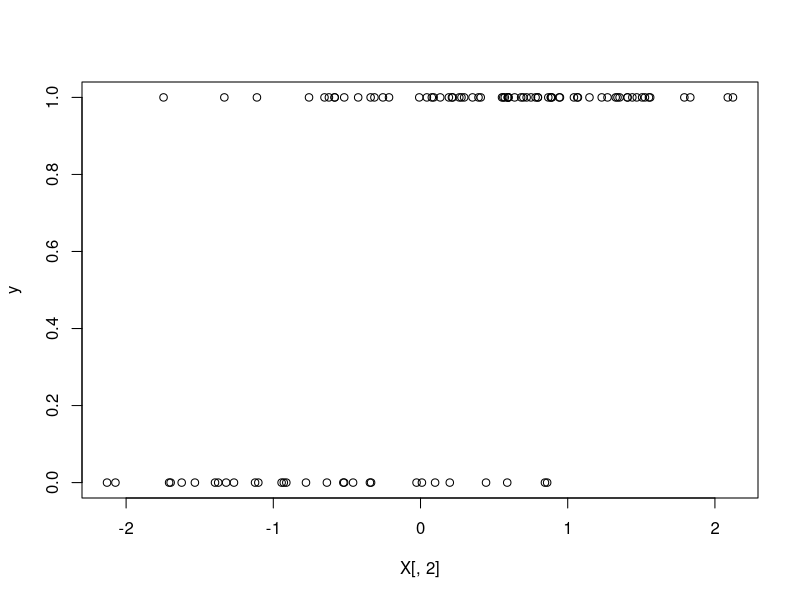
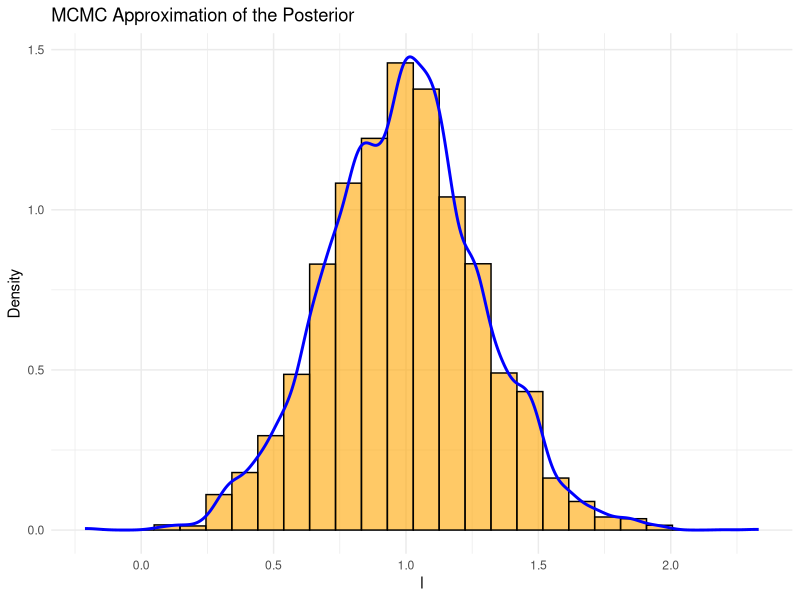
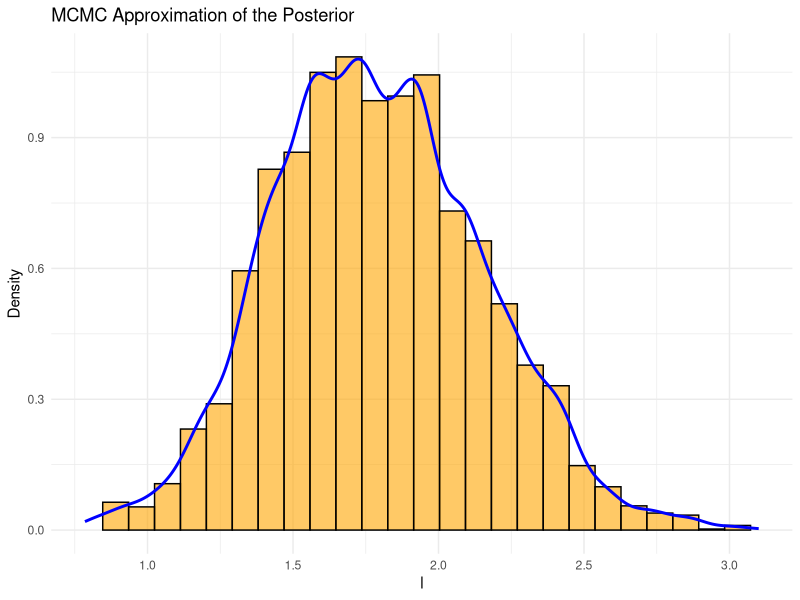

Source code (R) for these figures, in order: (Note: this script raises an error after producing the figures.)
## ---- chunk 1
n = 100 #number of observations
p = 1 #number of predictors

X <- cbind(1, matrix(rnorm(n * p), n, p))  # Design matrix with intercept (bias). nxp
beta <- c(1, 2)  # True coefficients. px1

z <- X %*% beta  # Linear predictor. %*% = matrix mult. nx1 dim
sig <- 1/(1+exp(-z)) #sigmoid (inv-logit) function, find probability in [0,1], predicted y

y = rbinom(n=n, size=1, prob=sig) #size=num trials=1 -> bernoulli response var

plot(X[,2],y)
## ---- chunk 2
#Proposal distro
proposal <- function(i, M, beta, a){
  distro = runif(M, beta[i-1,] - a, beta[i-1,] + a)
  return(distro)
}

# Log-likelihood function for logistic regression
logistic_ll <- function(beta, X, y) {
  z <- X %*% beta
  p <- 1 / (1 + exp(-z))
  loglike <- sum(y * log(p) + (1 - y) * log(1 - p))
  return(loglike)
}

# Log-prior of unknown parameter
log_prior <- function(beta) {
  prior = 1
  return(prior)
}
## ---- chunk 3
#0) Initial values
a <- 1 #error in proposal distro
N <- 10000 #number of samples
M <- p+1 #dimensions
b <- matrix(0, nrow = N, ncol = M) #empty matrix to be filled with vals
b[1,] <- c(0,0)  # first value of beta in the Markov chain is (0,0).

for (i in 2:N) {
    #1) Propose new position beta[i-1] -> beta[i]' from proposal distro
    b_prop <- proposal(i, M, b, a)
    
    #2) Compute transition probability
    P_prop <- logistic_ll(b_prop, X, y)+log_prior(b_prop)  #P(beta*)
    P_prev <- logistic_ll(b[i-1,], X, y)+log_prior(b[i-1])  #P(beta^{i-1})
    
    #3) Acceptance ratio
    alpha <- min(exp(P_prop - P_prev), 1)
    
    #3) Generate a random number u_i from [0,1]
    u <- runif(1)  # u_i
    
    #4)
    if (u <= alpha) {
        b[i,] <- b_prop  # Accept y as next state
    } else {
        b[i,] <- b[i-1,]  # Stay at previous state of Markov chain
    }
}

n <- as.integer(0.95 * N)
C <- b[(N - n + 1):N,] #discard first 5% of samples
## ---- chunk 4
c = C[,1]
# Plot of density function
library(ggplot2)
nbins <- ceiling( (2*n)**(1/3) ) #Terrell-Scott rule for min num bins
ggplot() +
  geom_histogram(aes(x = c, y = ..density..), bins = nbins, fill = "orange", color = "black", alpha = 0.6) +
  geom_density(aes(x = c), color = "blue", linewidth = 1) +
  labs(x = "l", y = "Density", title = "MCMC Approximation of the Posterior") +
  xlim(min(c), max(c)) +
  theme_minimal()
## ---- chunk 5
c = C[,2]
# Plot of density function
library(ggplot2)
nbins <- ceiling( (2*n)**(1/3) ) #Terrell-Scott rule for min num bins
ggplot() +
  geom_histogram(aes(x = c, y = ..density..), bins = nbins, fill = "orange", color = "black", alpha = 0.6) +
  geom_density(aes(x = c), color = "blue", linewidth = 1) +
  labs(x = "l", y = "Density", title = "MCMC Approximation of the Posterior") +
  xlim(min(c), max(c)) +
  theme_minimal()
## ---- chunk 6
#Number of partitions of dataset
k <- 2

#Number of rows
n <- nrow(X)

# Get row group assignments
part_indices <- cut(seq_len(n), breaks = k, labels = FALSE)

# Split row indices instead of splitting X directly
index_groups <- split(seq_len(n), part_indices)

# Turn each group of indices into a matrix
parts_X <- lapply(index_groups, function(idx) X[idx, , drop = FALSE])
y <- matrix(y, ncol = 1)
parts_y <- lapply(index_groups, function(idx) y[idx, , drop = FALSE])
## ---- chunk 7
#0) Initial values
a <- 1 #error in proposal distro
N <- 10000 #number of samples
M <- p+1 #dimensions
    
for (j in range(1,k)) { 
  if (j == 1) {
    #Iteration j==1
    #====================
    log_prior <- function(beta) {
      prior = 1
      return(prior)
    }
    
    #0) Initial values
    b <- matrix(0, nrow = N, ncol = M) #empty matrix to be filled with vals
    b[1,] <- c(0,0)  # first value of beta in the Markov chain is (0,0).
    
    for (i in 2:N) {
        #1) Propose new position beta[i-1] -> beta[i]' from proposal distro
        b_prop <- proposal(i, M, b, a)
        
        #2) Compute transition probability
        P_prop <- logistic_ll(b_prop, parts_X$`1`, parts_y$`1`)+log_prior(b_prop)  #P(beta*)
        P_prev <- logistic_ll(b[i-1,], parts_X$`1`, parts_y$`1`)+log_prior(b[i-1])  #P(beta^{i-1})
        
        #3) Acceptance ratio
        alpha <- min(exp(P_prop - P_prev), 1)
        
        #3) Generate a random number u_i from [0,1]
        u <- runif(1)  # u_i
        
        #4)
        if (u <= alpha) {
            b[i,] <- b_prop  # Accept y as next state
        } else {
            b[i,] <- b[i-1,]  # Stay at previous state of Markov chain
        }
    }
    n <- as.integer(0.95 * N)
    C <- b[(N - n + 1):N,] #discard first 5% of samples
  
    } else {
    #Iteration j > 1
    #====================
    log_prior <- function(beta) {
      prior_d = 1
      d = 1
      while (d < dim(C)[2]) {
        kde = density(C[,d])
        if ( min(C[,d]) < beta[d] && beta[d] < max(C[,d]) ){
          density_at_point = approx(kde$x, kde$y, xout = beta[d])
          prior_d = prior_d * density_at_point$y
        }
        else {
          prior_d = 0
        }
        d = d+1
      }
      prior = log(prior_d)
      return(prior)
    }
    
    #0) Initial values
    b <- matrix(0, nrow = N, ncol = M) #empty matrix to be filled with vals
    b[1,] <- c(0,0)  # first value of beta in the Markov chain is (0,0).
    
    for (i in 2:N) {
        #1) Propose new position beta[i-1] -> beta[i]' from proposal distro
        b_prop <- proposal(i, M, b, a)
        
        #2) Compute transition probability
        P_prop <- logistic_ll(b_prop, parts_X[[j]], parts_y[[j]])+log_prior(b_prop)  #P(beta*)
        P_prev <- logistic_ll(b[i-1,], parts_X[[j]], parts_y[[j]])+log_prior(b[i-1])  #P(beta^{i-1})
        
        #3) Acceptance ratio
        alpha <- min(exp(P_prop - P_prev), 1)
        
        #3) Generate a random number u_i from [0,1]
        u <- runif(1)  # u_i
        
        #4)
        if (u <= alpha) {
            b[i,] <- b_prop  # Accept y as next state
        } else {
            b[i,] <- b[i-1,]  # Stay at previous state of Markov chain
        }
    }
    n <- as.integer(0.95 * N)
    C <- b[(N - n + 1):N,] #discard first 5% of samples
  }
}
## ---- chunk 8
c = C[,1]
# Plot of density function
library(ggplot2)
nbins <- ceiling( (2*n)**(1/3) ) #Terrell-Scott rule for min num bins
ggplot() +
  geom_histogram(aes(x = c, y = ..density..), bins = nbins, fill = "orange", color = "black", alpha = 0.6) +
  geom_density(aes(x = c), color = "blue", linewidth = 1) +
  labs(x = "l", y = "Density", title = "MCMC Approximation of the Posterior") +
  xlim(min(c), max(c)) +
  theme_minimal()
## ---- chunk 9
c = C[,2]
# Plot of density function
library(ggplot2)
nbins <- ceiling( (2*n)**(1/3) ) #Terrell-Scott rule for min num bins
ggplot() +
  geom_histogram(aes(x = c, y = ..density..), bins = nbins, fill = "orange", color = "black", alpha = 0.6) +
  geom_density(aes(x = c), color = "blue", linewidth = 1) +
  labs(x = "l", y = "Density", title = "MCMC Approximation of the Posterior") +
  xlim(min(c), max(c)) +
  theme_minimal()
## ---- chunk 10
#0) Initial values
a <- 1 #error in proposal distro
M <- p+1 #dimensions
    
for (j in range(1,k)) { 
  if (j == 1) {
    #0) Initial values
    N <- 10000 #number of samples
    b <- matrix(0, nrow = N, ncol = M) #empty matrix to be filled with vals
    b[1,] <- c(0,0)  # first value of beta in the Markov chain is (0,0).
    
    for (i in 2:N) {
        #1) Propose new position beta[i-1] -> beta[i]' from proposal distro
        b_prop <- proposal(i, M, b, a)
        
        #2) Compute transition probability
        P_prop <- logistic_ll(b_prop, parts_X$`1`, parts_y$`1`) #P(beta*)
        P_prev <- logistic_ll(b[i-1,], parts_X$`1`, parts_y$`1`) #P(beta^{i-1})
        
        #3) Acceptance ratio
        alpha <- min(exp(P_prop - P_prev), 1)
        
        #3) Generate a random number u_i from [0,1]
        u <- runif(1)  # u_i
        
        #4)
        if (u <= alpha) {
            b[i,] <- b_prop  # Accept y as next state
        } else {
            b[i,] <- b[i-1,]  # Stay at previous state of Markov chain
        }
    }
    n <- as.integer(0.95 * N)
    C <- b[(N - n + 1):N,] #discard first 5% of samples
    
  } else {
    #Iteration j > 1
    #====================
    
    #0) Initial values
    N <- dim(C)[1] #number of samples
    b <- matrix(0, nrow = N, ncol = M) #empty matrix to be filled with vals
    b[1,] <- C[1,]  # first value of beta in the Markov chain is (0,0).
    
    for (i in 2:N) {
        #1) Propose new position beta[i-1] -> beta[i]' from proposal distro
        b_prop <- C[i,]
        
        #2) Compute transition probability
        P_prop <- logistic_ll(b_prop, parts_X[[j]], parts_y[[j]]) #P(beta*)
        P_prev <- logistic_ll(b[i-1,], parts_X[[j]], parts_y[[j]]) #P(beta^{i-1})
        
        #3) Acceptance ratio
        alpha <- min(exp(P_prop - P_prev), 1)
        
        #3) Generate a random number u_i from [0,1]
        u <- runif(1)  # u_i
        
        #4)
        if (u <= alpha) {
            b[i,] <- b_prop  # Accept y as next state
        } else {
            b[i,] <- b[i-1,]  # Stay at previous state of Markov chain
        }
    }
    n <- as.integer(0.95 * N)
    C <- b[(N - n + 1):N,] #discard first 5% of samples
  }
}
## ---- chunk 11
c = C[,1]
# Plot of density function
library(ggplot2)
nbins <- ceiling( (2*n)**(1/3) ) #Terrell-Scott rule for min num bins
ggplot() +
  geom_histogram(aes(x = c, y = ..density..), bins = nbins, fill = "orange", color = "black", alpha = 0.6) +
  geom_density(aes(x = c), color = "blue", linewidth = 1) +
  labs(x = "l", y = "Density", title = "MCMC Approximation of the Posterior") +
  xlim(min(c), max(c)) +
  theme_minimal()
## ---- chunk 12
c = C[,2]
# Plot of density function
library(ggplot2)
nbins <- ceiling( (2*n)**(1/3) ) #Terrell-Scott rule for min num bins
ggplot() +
  geom_histogram(aes(x = c, y = ..density..), bins = nbins, fill = "orange", color = "black", alpha = 0.6) +
  geom_density(aes(x = c), color = "blue", linewidth = 1) +
  labs(x = "l", y = "Density", title = "MCMC Approximation of the Posterior") +
  xlim(min(c), max(c)) +
  theme_minimal()
